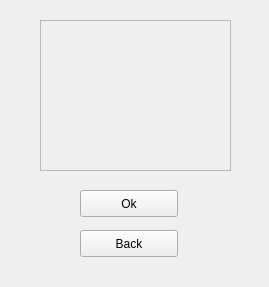
<?xml version="1.0" encoding="UTF-8"?>
<ui version="4.0">
 <class>ConfirmationView</class>
 <widget class="QWidget" name="ConfirmationView">
  <property name="geometry">
   <rect>
    <x>0</x>
    <y>0</y>
    <width>269</width>
    <height>287</height>
   </rect>
  </property>
  <property name="windowTitle">
   <string>Form</string>
  </property>
  <widget class="QFrame" name="previewFrame">
   <property name="geometry">
    <rect>
     <x>40</x>
     <y>20</y>
     <width>191</width>
     <height>151</height>
    </rect>
   </property>
   <property name="frameShape">
    <enum>QFrame::StyledPanel</enum>
   </property>
   <property name="frameShadow">
    <enum>QFrame::Raised</enum>
   </property>
  </widget>
  <widget class="QPushButton" name="buttonBack">
   <property name="geometry">
    <rect>
     <x>80</x>
     <y>230</y>
     <width>98</width>
     <height>27</height>
    </rect>
   </property>
   <property name="text">
    <string>Back</string>
   </property>
  </widget>
  <widget class="QPushButton" name="buttonOk">
   <property name="geometry">
    <rect>
     <x>80</x>
     <y>190</y>
     <width>98</width>
     <height>27</height>
    </rect>
   </property>
   <property name="text">
    <string>Ok</string>
   </property>
  </widget>
 </widget>
 <resources/>
 <connections/>
</ui>
